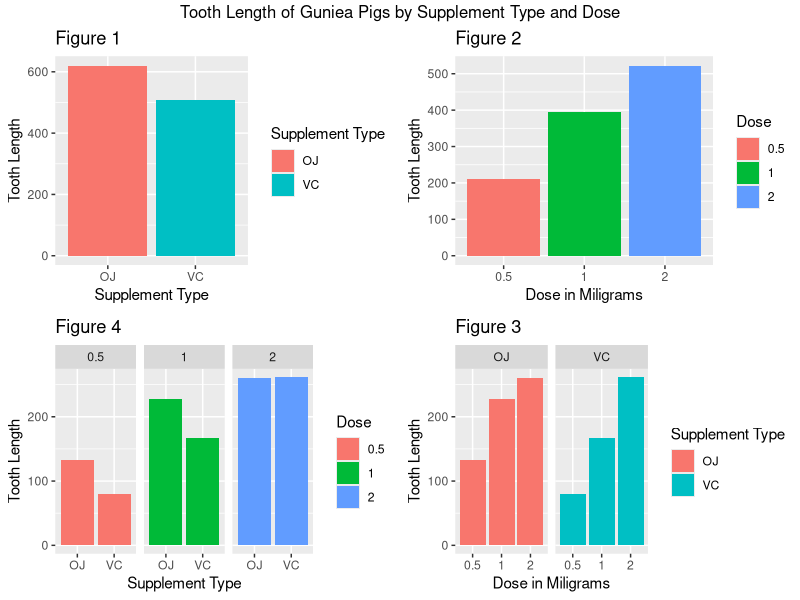

The R source for this figure:
## ---- chunk 1
Load.Install <- function(package_names) {
    is_installed <- function(mypkg) is.element(mypkg, utils::installed.packages()[ ,1])
    for (package_name in package_names) {
        if (!is_installed(package_name)) {
            utils::install.packages(package_name, dependencies = TRUE)
        }
        suppressMessages(library(package_name, character.only = TRUE, quietly = TRUE, verbose = FALSE))
    }
}
Load.Install(c("ggplot2", "datasets", "gridExtra", "knitr"))
## ---- chunk 2
data <- ToothGrowth
data$dose <- as.factor(data$dose)
str(data) ## Summary of data frame.
rbind(head(data, 5), tail(data, 5)) ## First 5 and last 5 rows of data
table(data$supp, data$dose) ## Summary of levels of Delivery Methods and Dose.
summary(data) ## Summary of data.
## ---- chunk 3
s <- ggplot(data = data, aes(x = supp, y = len, fill = supp))
s <- s + labs(title = "Figure 1") + labs(x = "Supplement Type", y = "Tooth Length")
s <- s + geom_bar(stat = "identity") + guides(fill = guide_legend(title = "Supplement Type"))

d <- ggplot(data = data, aes(x = dose, y = len, fill = dose))
d <- d + labs(title = "Figure 2") + labs(x = "Dose in Miligrams", y = "Tooth Length")
d <- d + geom_bar(stat = "identity") + guides(fill = guide_legend(title = "Dose"))

sd <- ggplot(data = data, aes(x = dose, y = len, fill = supp))
sd <- sd + labs(title = "Figure 3") + labs(x = "Dose in Miligrams", y = "Tooth Length")
sd <- sd + geom_bar(stat = "identity") + facet_grid(. ~ supp) + guides(fill = guide_legend(title = "Supplement Type"))

ds <- ggplot(data = data, aes(x = supp, y = len, fill = dose))
ds <- ds + labs(title = "Figure 4") + labs(x = "Supplement Type", y = "Tooth Length")
ds <- ds + geom_bar(stat = "identity") + facet_grid(. ~ dose) + guides(fill = guide_legend(title = "Dose"))

grid.arrange(s, d, ds, sd, ncol = 2, nrow = 2, top = "Tooth Length of Guniea Pigs by Supplement Type and Dose")
## ---- chunk 4
# By supplement type.
supplements <- c("VC", "OJ")
comparisons <- length(supplements)*(length(supplements) - 1)/2
temp <- data.frame(Comparison = rep(NA, comparisons), CI.95 = rep(NA, comparisons), P.Value = rep(NA, comparisons), Hypothesis.Test.Result = rep(NA, comparisons), stringsAsFactors = FALSE)

for (i in 1:length(supplements)) {
    if (i != length(supplements)) {
        t <- t.test(data[data$supp == supplements[i], ]$len, data[data$supp == supplements[i + 1], ]$len, paired = FALSE, var.equal = FALSE, alternative = "two.sided")
        temp$Comparison[i] <- paste0("s", supplements[i], ".", "s", supplements[i + 1])
        temp$CI.95[i] <- paste0("(", round(t$conf.int[1], 4), ", ", round(t$conf.int[2], 4), ")")
        temp$P.Value[i] <- round(t$p.value, 2)
        if (round(t$p.value, 2) < 0.05) {
            temp$Hypothesis.Test.Result[i] <- "Reject Null: Statistically there is a difference."
        }
        else {
            temp$Hypothesis.Test.Result[i] <- "Fail to Reject Null: Statistically there is no difference"
        }
    }
}
kable(temp, caption = "Comparison of Supplement Type")


# By dose.
levels <- c("2", "1", "0.5")
comparisons <- length(levels)*(length(levels) - 1)/2
temp <- data.frame(Comparison = rep(NA, comparisons), CI.95 = rep(NA, comparisons), P.Value = rep(NA, comparisons), Hypothesis.Test.Result = rep(NA, comparisons), stringsAsFactors = FALSE)

for (i in 1:length(levels)) {
    if (i != length(levels)) {
        t <- t.test(data[data$dose == levels[i], ]$len, data[data$dose == levels[i + 1], ]$len, paired = FALSE, var.equal = FALSE, alternative = "two.sided")
        temp$Comparison[i] <- paste0("d", levels[i], ".", "d", levels[i + 1])
        temp$CI.95[i] <- paste0("(", round(t$conf.int[1], 4), ", ", round(t$conf.int[2], 4), ")")
        temp$P.Value[i] <- round(t$p.value, 2)
        if (round(t$p.value, 2) < 0.05) {
            temp$Hypothesis.Test.Result[i] <- "Reject Null: Statistically there is a difference."
        }
        else {
            temp$Hypothesis.Test.Result[i] <- "Fail to Reject Null: Statistically there is no difference"
        }
    }
    if (i == length(levels)) {
        t <- t.test(data[data$dose == levels[i - (length(levels) - 1)], ]$len, data[data$dose == levels[i], ]$len, paired = FALSE, var.equal = FALSE, alternative = "two.sided")
        temp$Comparison[i] <- paste0("d", levels[i - (length(levels) - 1)], ".", "d", levels[i])
        temp$CI.95[i] <- paste0("(", round(t$conf.int[1], 4), ", ", round(t$conf.int[2], 4), ")")
        temp$P.Value[i] <- round(t$p.value, 4)
        if (round(t$p.value, 4) < 0.05) {
            temp$Hypothesis.Test.Result[i] <- "Reject Null: Statistically there is a difference."
        }
        else {
            temp$Hypothesis.Test.Result[i] <- "Fail to Reject Null: Statistically there is no difference"
        }
    }
}
kable(temp, caption = "Comparison of Dose")


# Dose by each Supplement Type.
levels <- c("2", "1", "0.5")
supplements <- c("VC", "OJ")
comparisons <- length(levels)*(length(levels) - 1)/2
temp <- data.frame(Supplement.Type = rep(NA, comparisons), Comparison = rep(NA, comparisons), CI.95 = rep(NA, comparisons), P.Value = rep(NA, comparisons), Hypothesis.Test.Result = rep(NA, comparisons), stringsAsFactors = FALSE)

for (j in 1:length(supplements)) {
    for (i in 1:length(levels)) {
        if (i != length(levels)) {
            t <- t.test(data[data$dose == levels[i] & data$supp == supplements[j], ]$len, data[data$dose == levels[i + 1] & data$supp == supplements[j], ]$len, paired = FALSE, var.equal = FALSE, alternative = "two.sided")
            temp$Supplement.Type[i] <- supplements[j]
            temp$Comparison[i] <- paste0("d", levels[i], ".", "d", levels[i + 1])
            temp$CI.95[i] <- paste0("(", round(t$conf.int[1], 4), ", ", round(t$conf.int[2], 4), ")")
            temp$P.Value[i] <- round(t$p.value, 2)
            if (round(t$p.value, 2) < 0.05) {
                temp$Hypothesis.Test.Result[i] <- "Reject Null: Statistically there is a difference."
            }
            else {
                temp$Hypothesis.Test.Result[i] <- "Fail to Reject Null: Statistically there is no difference"
            }
        }
        if (i == length(levels)) {
            t <- t.test(data[data$dose == levels[i - (length(levels) - 1)] & data$supp == supplements[j], ]$len, data[data$dose == levels[i] & data$supp == supplements[j], ]$len, paired = FALSE, var.equal = FALSE, alternative = "two.sided")
            temp$Supplement.Type[i] <- supplements[j]
            temp$Comparison[i] <- paste0("d", levels[i - (length(levels) - 1)], ".", "d", levels[i])
            temp$CI.95[i] <- paste0("(", round(t$conf.int[1], 4), ", ", round(t$conf.int[2], 4), ")")
            temp$P.Value[i] <- round(t$p.value, 4)
            if (round(t$p.value, 4) < 0.05) {
                temp$Hypothesis.Test.Result[i] <- "Reject Null: Statistically there is a difference."
            }
            else {
                temp$Hypothesis.Test.Result[i] <- "Fail to Reject Null: Statistically there is no difference"
            }
        }
    }
    if (j == 1) main <- temp
    else main <- rbind(main, temp)
}

kable(main, caption = "Comparison of Dose by Each Supplement Type")


# Supplement type by each Dose.
supplements <- c("VC", "OJ")
levels <- c("2", "1", "0.5")
comparisons <- length(supplements)*(length(supplements) - 1)/2
temp <- data.frame(Dose = rep(NA, comparisons), Comparison = rep(NA, comparisons), CI.95 = rep(NA, comparisons), P.Value = rep(NA, comparisons), Hypothesis.Test.Result = rep(NA, comparisons), stringsAsFactors = FALSE)

for (j in 1:length(levels)) {
    for (i in 1:length(supplements)) {
        if (i != length(supplements)) {
            t <- t.test(data[data$supp == supplements[i] & data$dose == levels[j], ]$len, data[data$supp == supplements[i + 1] & data$dose == levels[j], ]$len, paired = FALSE, var.equal = FALSE, alternative = "two.sided")
            temp$Dose[i] <- paste0("d", levels[j])
            temp$Comparison[i] <- paste0("s", supplements[i], ".", "s", supplements[i + 1])
            temp$CI.95[i] <- paste0("(", round(t$conf.int[1], 4), ", ", round(t$conf.int[2], 4), ")")
            temp$P.Value[i] <- round(t$p.value, 2)
            if (round(t$p.value, 2) < 0.05) {
                temp$Hypothesis.Test.Result[i] <- "Reject Null: Statistically there is a difference."
            }
            else {
                temp$Hypothesis.Test.Result[i] <- "Fail to Reject Null: Statistically there is no difference"
            }
        }
    }
    if (j == 1) main <- temp
    else main <- rbind(main, temp)
}
kable(main, caption = "Comparison of Supplement Type by Each Dose")
